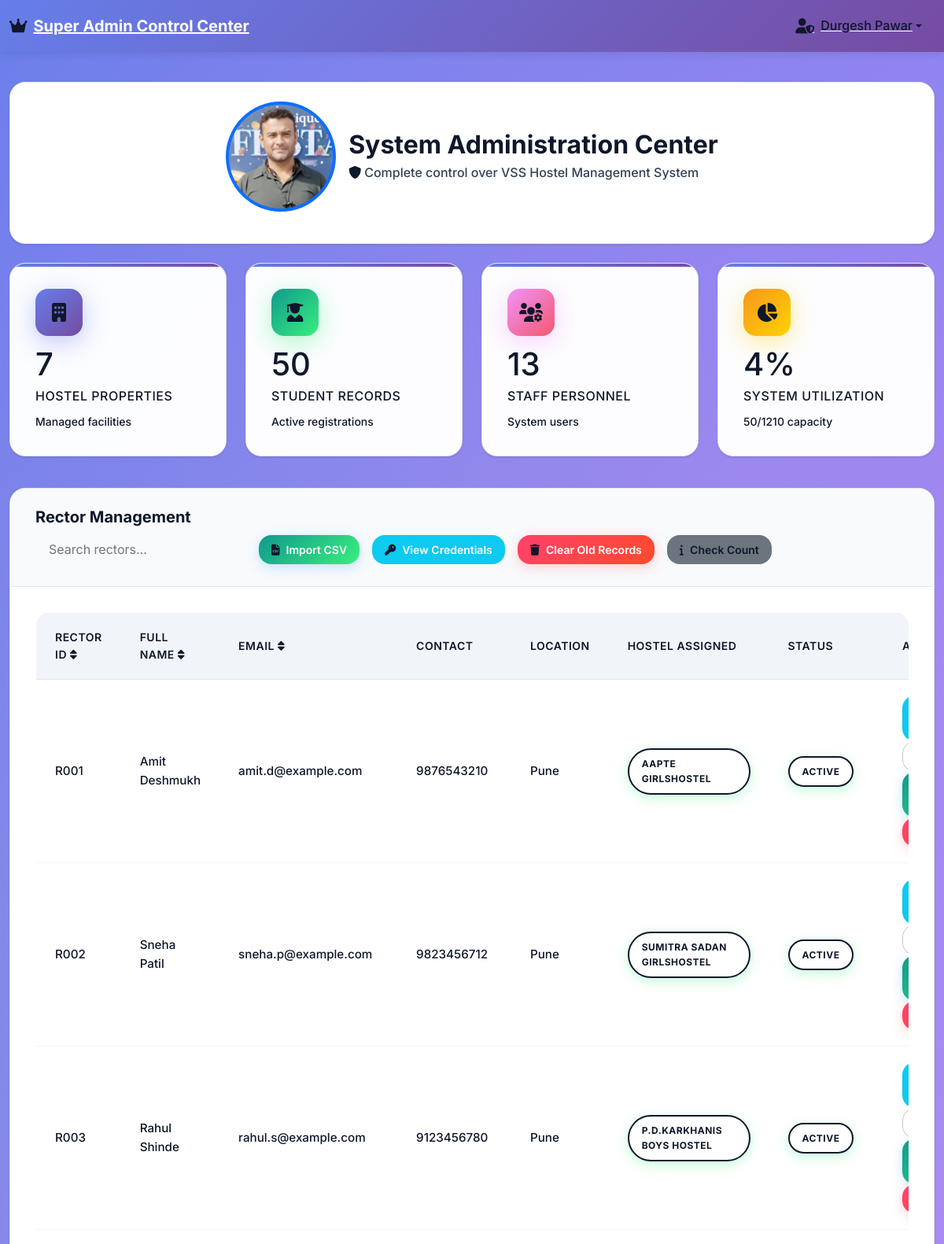
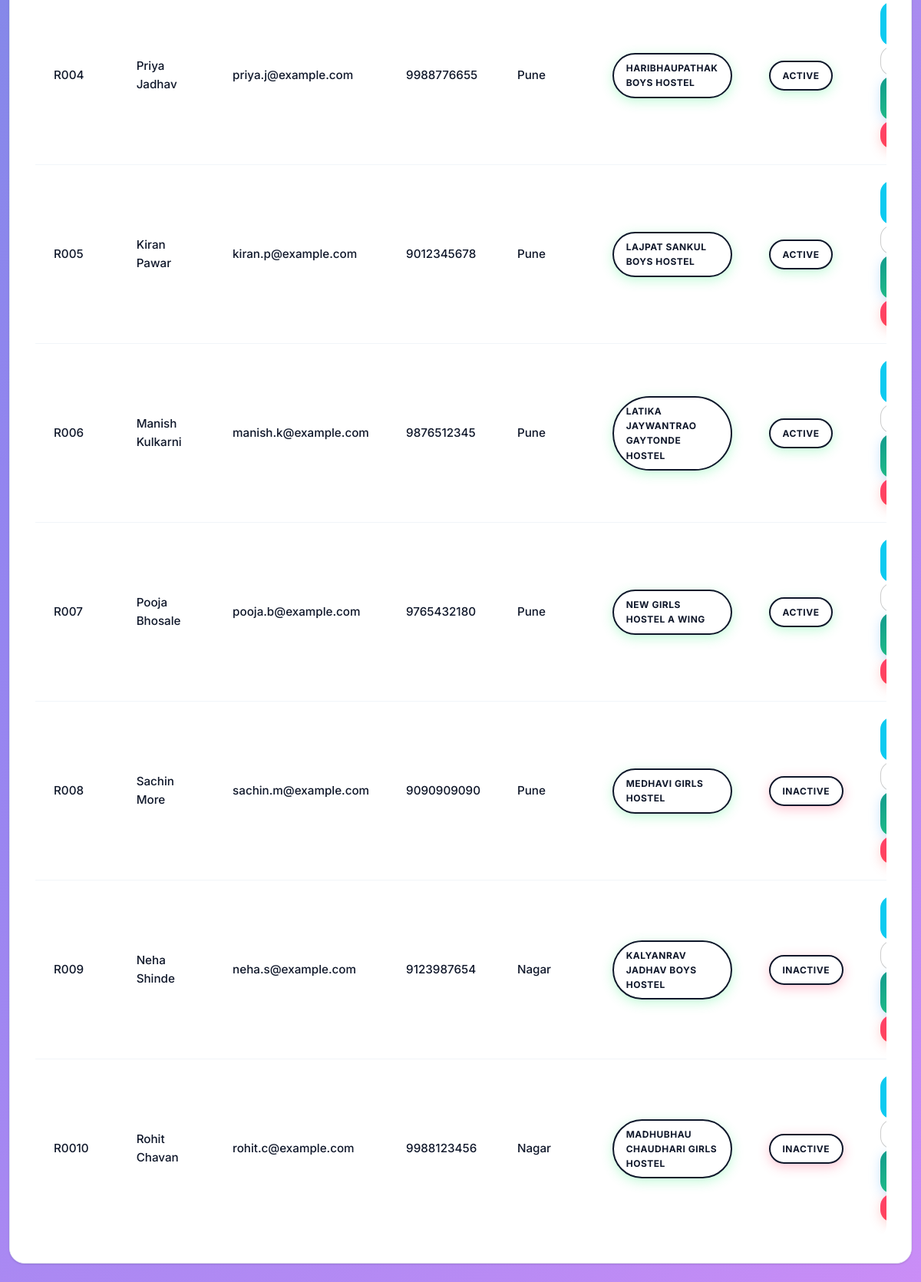
/vss/dashboards/super_admin.php (signed in), run on the app's committed database (2 pictures, top to bottom).
### tables this page shows
CREATE TABLE `staff` (
  `id` int(11) NOT NULL AUTO_INCREMENT,
  `name` varchar(100) NOT NULL,
  `role` varchar(50) NOT NULL,
  `contact` varchar(15) DEFAULT NULL,
  `hostel_id` int(11) DEFAULT NULL,
  `user_id` int(11) DEFAULT NULL,
  `csv_data` text DEFAULT NULL,
  `plain_password` varchar(255) DEFAULT NULL,
  `department` varchar(100) DEFAULT NULL,
  `designation` varchar(100) DEFAULT NULL,
  `location` varchar(255) DEFAULT NULL,
  `rector_id` varchar(50) DEFAULT NULL,
  `hostel_name` varchar(255) DEFAULT NULL,
  `csv_hostel_name` varchar(255) DEFAULT NULL,
  PRIMARY KEY (`id`),
  KEY `hostel_id` (`hostel_id`),
  KEY `user_id` (`user_id`),
  CONSTRAINT `staff_ibfk_1` FOREIGN KEY (`hostel_id`) REFERENCES `hostels` (`id`),
  CONSTRAINT `staff_ibfk_2` FOREIGN KEY (`user_id`) REFERENCES `users` (`id`)
);

CREATE TABLE `users` (
  `id` int(11) NOT NULL AUTO_INCREMENT,
  `username` varchar(50) NOT NULL,
  `password` varchar(255) NOT NULL,
  `role` enum('super_admin','rector','student_head','mess_head','library_head','health_staff','vvk_staff','placement_staff','ed_cell_staff','scholarship_staff','student') NOT NULL,
  `hostel_id` int(11) DEFAULT NULL,
  `created_at` timestamp NOT NULL DEFAULT current_timestamp(),
  PRIMARY KEY (`id`),
  UNIQUE KEY `username` (`username`)
);

### vss/dashboards/super_admin.php (the view, shortened to what this page needs)
<?php
require_once '../config/database.php';
try {
    $columns_to_add = [
        'rector_id' => 'VARCHAR(50) DEFAULT NULL',
        'location' => 'VARCHAR(255) DEFAULT NULL',
        'csv_data' => 'TEXT DEFAULT NULL',
        'plain_password' => 'VARCHAR(255) DEFAULT NULL',
        'csv_hostel_name' => 'VARCHAR(255) DEFAULT NULL'
    ];
    foreach ($columns_to_add as $column => $definition) {
        try {
            $pdo->exec("ALTER TABLE staff ADD COLUMN $column $definition");
        } catch (Exception $e) {
        }
    }
} catch (Exception $e) {
}
$hostels = $pdo->query("SELECT h.*, CONCAT(st.name, ' (', u.username, ')') as rector_name FROM hostels h LEFT JOIN users u ON h.rector_id = u.id LEFT JOIN staff st ON u.id = st.user_id")->fetchAll();
$students = $pdo->query("SELECT s.*, h.name as hostel_name FROM students s LEFT JOIN hostels h ON s.hostel_id = h.id ORDER BY s.created_at DESC")->fetchAll();
$staff = $pdo->query("SELECT st.*, h.name as hostel_name, u.username FROM staff st LEFT JOIN hostels h ON st.hostel_id = h.id LEFT JOIN users u ON st.user_id = u.id ORDER BY st.hostel_id")->fetchAll();
$total_capacity = $pdo->query("SELECT SUM(capacity) FROM hostels")->fetchColumn();
$total_occupied = $pdo->query("SELECT COUNT(*) FROM students")->fetchColumn();
$occupancy_rate = $total_capacity > 0 ? round(($total_occupied / $total_capacity) * 100) : 0;
?>
<!DOCTYPE html>
<html lang="en">
<head>
    <link href="https://cdn.jsdelivr.net/npm/bootstrap@5.1.3/dist/css/bootstrap.min.css" rel="stylesheet">
    <link href="https://cdnjs.cloudflare.com/ajax/libs/font-awesome/6.0.0/css/all.min.css" rel="stylesheet">
    <link href="../assets/modern-dashboard.css" rel="stylesheet">
</head>
<body>
    <nav class="navbar navbar-expand-lg navbar-dark fixed-top" style="background: linear-gradient(135deg, #667eea 0%, #764ba2 100%); box-shadow: 0 2px 10px rgba(0,0,0,0.1); z-index: 1030;">
        <div class="container-fluid">
            <a class="navbar-brand fw-bold text-white" href="#" style="font-size: 1.25rem;">
                <i class="fas fa-crown me-2"></i>Super Admin Control Center
            </a>
            <div class="collapse navbar-collapse" id="navbarNav">
                <ul class="navbar-nav">
                    <li class="nav-item dropdown">
                        <a class="nav-link dropdown-toggle text-white fw-semibold d-flex align-items-center" href="#" id="navbarDropdown" role="button" data-bs-toggle="dropdown" aria-expanded="false" style="padding: 0.75rem 1rem; border-radius: 8px; transition: all 0.3s ease;">
                            <i class="fas fa-user-shield me-2" style="font-size: 1.2rem;"></i>
                            <span><?php echo $_SESSION['username']; ?></span>
                        </a>
                    </li>
                </ul>
            </div>
        </div>
    </nav>
    <div class="container-fluid py-4" style="margin-top: 80px;">
        <div class="row mb-4">
            <div class="col-12">
                <div class="modern-card">
                    <div class="card-body text-center py-4">
                        <div class="d-flex align-items-center justify-content-center mb-3">
                            <div class="bg-primary rounded-circle p-1 me-3" style="width: 140px; height: 140px; display: flex; align-items: center; justify-content: center; overflow: hidden;">
                                <img src="../admin.png" alt="Admin" style="width: 100%; height: 100%; object-fit: cover; border-radius: 50%;">
                            </div>
                            <div class="text-start">
                                <h2 class="mb-1" style="color: var(--text-primary) !important; font-weight: 700;">System Administration Center</h2>
                                <p class="mb-0" style="color: var(--text-secondary) !important;"><i class="fas fa-shield-alt me-1"></i>Complete control over VSS Hostel Management System</p>
                            </div>
                        </div>
                    </div>
                </div>
            </div>
        </div>
        <div id="overview" class="row mb-4">
            <div class="col-md-3 mb-3">
                <div class="stat-card">
                    <div class="stat-icon blue">
                        <i class="fas fa-building"></i>
                    </div>
                    <div class="stat-content">
                        <div class="stat-number"><?php echo count($hostels); ?></div>
                        <div class="stat-label">Hostel Properties</div>
                        <div class="stat-meta">Managed facilities</div>
                    </div>
                </div>
            </div>
            <div class="col-md-3 mb-3">
                <div class="stat-card">
                    <div class="stat-icon green">
                        <i class="fas fa-user-graduate"></i>
                    </div>
                    <div class="stat-content">
                        <div class="stat-number"><?php echo count($students); ?></div>
                        <div class="stat-label">Student Records</div>
                        <div class="stat-meta">Active registrations</div>
                    </div>
                </div>
            </div>
            <div class="col-md-3 mb-3">
                <div class="stat-card">
                    <div class="stat-icon purple">
                        <i class="fas fa-users-cog"></i>
                    </div>
                    <div class="stat-content">
                        <div class="stat-number"><?php echo count($staff); ?></div>
                        <div class="stat-label">Staff Personnel</div>
                        <div class="stat-meta">System users</div>
                    </div>
                </div>
            </div>
            <div class="col-md-3 mb-3">
                <div class="stat-card">
                    <div class="stat-icon orange">
                        <i class="fas fa-chart-pie"></i>
                    </div>
                    <div class="stat-content">
                        <div class="stat-number"><?php echo $occupancy_rate; ?>%</div>
                        <div class="stat-label">System Utilization</div>
                        <div class="stat-meta"><?php echo $total_occupied; ?>/<?php echo $total_capacity; ?> capacity</div>
                    </div>
                </div>
            </div>
        </div>
    <div class="dashboard-card full-width" id="rectorsTable">
        <div class="card-header">
            <h3 class="card-title">Rector Management</h3>
            <div class="table-actions">
                <input type="text" id="rectorSearch" placeholder="Search rectors..." onkeyup="searchTable('rectorsTableBody', this.value)">
                <button class="btn btn-sm btn-success" onclick="openModal('uploadRectorsModal')">
                    <i class="fas fa-file-csv"></i> Import CSV
                </button>
                <button class="btn btn-sm btn-info" onclick="viewRectorCredentials()">
                    <i class="fas fa-key"></i> View Credentials
                </button>
                <button class="btn btn-sm btn-danger" onclick="clearOldRectors()">
                    <i class="fas fa-trash"></i> Clear Old Records
                </button>
                <button class="btn btn-sm btn-secondary" onclick="checkRectorCount()">
                    <i class="fas fa-info"></i> Check Count
                </button>
            </div>
        </div>
        <div class="card-content">
            <div class="modern-table-container">
                <table class="modern-table">
                    <thead>
                        <tr>
                            <th onclick="sortTable(0, 'rectorsTableBody')">Rector ID <i class="fas fa-sort"></i></th>
                            <th onclick="sortTable(1, 'rectorsTableBody')">Full Name <i class="fas fa-sort"></i></th>
                            <th onclick="sortTable(2, 'rectorsTableBody')">Email <i class="fas fa-sort"></i></th>
                            <th>Contact</th>
                            <th>Location</th>
                            <th>Hostel Assigned</th>
                            <th>Status</th>
                            <th>Actions</th>
                        </tr>
                    </thead>
                    <tbody id="rectorsTableBody">
                        <?php
                        $rectors_query = $pdo->query("
                            SELECT
                                st.id,
                                u.username as rector_id,
                                st.name as full_name,
                                u.username as email,
                                st.contact,
                                h.name as hostel_name,
                                COALESCE(st.location, h.location) as location,
                                st.rector_id,
                                st.csv_hostel_name,
                                CASE WHEN h.rector_id = u.id THEN 'Active' ELSE 'Inactive' END as status
                            FROM staff st
                            JOIN users u ON st.user_id = u.id
                            LEFT JOIN hostels h ON st.hostel_id = h.id
                            WHERE st.role = 'rector'
                            ORDER BY st.id
                        ");
                        $rectors = $rectors_query->fetchAll();
                        foreach($rectors as $rector): ?>
                        <tr data-id="<?php echo $rector['id']; ?>">
                            <td><strong><?php echo htmlspecialchars($rector['rector_id'] ?: substr($rector['email'], 0, strpos($rector['email'], '@')) ?: 'R' . str_pad($rector['id'], 3, '0', STR_PAD_LEFT)); ?></strong></td>
                            <td><?php echo htmlspecialchars($rector['full_name']); ?></td>
                            <td><?php echo htmlspecialchars($rector['email']); ?></td>
                            <td><?php echo htmlspecialchars($rector['contact'] ?: 'N/A'); ?></td>
                            <td><?php echo htmlspecialchars($rector['location'] ?: 'N/A'); ?></td>
                            <td>
                                <?php if($rector['csv_hostel_name']): ?>
                                    <span class="status-badge success"><?php echo htmlspecialchars($rector['csv_hostel_name']); ?></span>
                                <?php elseif($rector['hostel_name']): ?>
                                    <span class="status-badge success"><?php echo htmlspecialchars($rector['hostel_name']); ?></span>
                                <?php else: ?>
                                    <span class="status-badge warning">Not Assigned</span>
                                <?php endif; ?>
                            </td>
                            <td>
                                <?php if($rector['status'] == 'Active'): ?>
                                    <span class="status-badge success">Active</span>
                                <?php else: ?>
                                    <span class="status-badge danger">Inactive</span>
                                <?php endif; ?>
                            </td>
                            <td>
                                <button class="btn btn-sm btn-info" onclick="viewRectorDetails(<?php echo $rector['id']; ?>)">
                                </button>
                                <button class="btn btn-sm btn-outline" onclick="editRector(<?php echo $rector['id']; ?>)">
                                </button>
                                <button class="btn btn-sm btn-success" onclick="sendEmailToRector(<?php echo $rector['id']; ?>, '<?php echo addslashes($rector['full_name']); ?>', '<?php echo addslashes($rector['email']); ?>')">
                                </button>
                                <button class="btn btn-sm btn-danger" onclick="deleteRector(<?php echo $rector['id']; ?>)">
                                </button>
                            </td>
                        </tr>
                        <?php endforeach; ?>
                    </tbody>
                </table>
            </div>
        </div>
    </div>
</div>
</body>
</html>

### vss/dashboards/super_admin.php (style rules this page uses)
.table-actions { display: flex; gap: 1rem; align-items: center; }
.table-actions input, .table-actions select { padding: 0.5rem 1rem; border: 1px solid rgba(255,255,255,0.2); border-radius: var(--radius); background: rgba(255,255,255,0.1); color: var(--text-primary); }

### data on the page
staff: rector "R001", name "Amit Deshmukh", user.username "amit.d@example.com", contact "9876543210", location "Pune", csv_hostel_name "AAPTE GIRLSHOSTEL", shows "ACTIVE"
staff: rector "R002", name "Sneha Patil", user.username "sneha.p@example.com", contact "9823456712", location "Pune", csv_hostel_name "SUMITRA SADAN GIRLSHOSTEL", shows "ACTIVE"
staff: rector "R003", name "Rahul Shinde", user.username "rahul.s@example.com", contact "9123456780", location "Pune", csv_hostel_name "P.D.KARKHANIS BOYS HOSTEL", shows "ACTIVE"
staff: rector "R004", name "Priya Jadhav", user.username "priya.j@example.com", contact "9988776655", location "Pune", csv_hostel_name "HARIBHAUPATHAK BOYS HOSTEL", shows "ACTIVE"
staff: rector "R005", name "Kiran Pawar", user.username "kiran.p@example.com", contact "9012345678", location "Pune", csv_hostel_name "LAJPAT SANKUL BOYS HOSTEL", shows "ACTIVE"
staff: rector "R006", name "Manish Kulkarni", user.username "manish.k@example.com", contact "9876512345", location "Pune", csv_hostel_name "LATIKA JAYWANTRAO GAYTONDE HOSTEL", shows "ACTIVE"
staff: rector "R007", name "Pooja Bhosale", user.username "pooja.b@example.com", contact "9765432180", location "Pune", csv_hostel_name "NEW GIRLS HOSTEL A WING", shows "ACTIVE"
staff: rector "R008", name "Sachin More", user.username "sachin.m@example.com", contact "9090909090", location "Pune", csv_hostel_name "MEDHAVI GIRLS HOSTEL", shows "INACTIVE"
staff: rector "R009", name "Neha Shinde", user.username "neha.s@example.com", contact "9123987654", location "Nagar", csv_hostel_name "KALYANRAV JADHAV BOYS HOSTEL", shows "INACTIVE"
staff: rector "R0010", name "Rohit Chavan", user.username "rohit.c@example.com", contact "9988123456", location "Nagar", csv_hostel_name "MADHUBHAU CHAUDHARI GIRLS HOSTEL", shows "INACTIVE"

### other printed values
$_SESSION['username'] "Durgesh Pawar"
count($hostels) "7"
count($students) "50"
count($staff) "13"
$occupancy_rate "4"
$total_occupied "50"
$total_capacity "1210"
